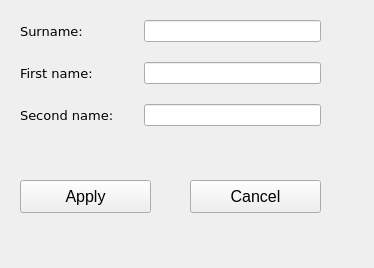
<?xml version="1.0" encoding="UTF-8"?>
<ui version="4.0">
 <class>WidgetPatient</class>
 <widget class="QWidget" name="WidgetPatient">
  <property name="geometry">
   <rect>
    <x>0</x>
    <y>0</y>
    <width>374</width>
    <height>268</height>
   </rect>
  </property>
  <property name="windowTitle">
   <string>Form</string>
  </property>
  <widget class="QWidget" name="layoutWidget">
   <property name="geometry">
    <rect>
     <x>20</x>
     <y>20</y>
     <width>301</width>
     <height>131</height>
    </rect>
   </property>
   <layout class="QFormLayout" name="formLayout">
    <property name="horizontalSpacing">
     <number>30</number>
    </property>
    <property name="verticalSpacing">
     <number>20</number>
    </property>
    <item row="0" column="0">
     <widget class="QLabel" name="label">
      <property name="font">
       <font>
        <family>Verdana</family>
        <pointsize>10</pointsize>
        <weight>50</weight>
        <bold>false</bold>
       </font>
      </property>
      <property name="text">
       <string>Surname:</string>
      </property>
     </widget>
    </item>
    <item row="0" column="1">
     <widget class="QLineEdit" name="lineEditSurname"/>
    </item>
    <item row="1" column="0">
     <widget class="QLabel" name="label_2">
      <property name="font">
       <font>
        <family>Verdana</family>
        <pointsize>10</pointsize>
        <weight>50</weight>
        <bold>false</bold>
       </font>
      </property>
      <property name="text">
       <string>First name:</string>
      </property>
     </widget>
    </item>
    <item row="1" column="1">
     <widget class="QLineEdit" name="lineEditFirstName"/>
    </item>
    <item row="2" column="0">
     <widget class="QLabel" name="label_3">
      <property name="font">
       <font>
        <family>Verdana</family>
        <pointsize>10</pointsize>
        <weight>50</weight>
        <bold>false</bold>
       </font>
      </property>
      <property name="text">
       <string>Second name:</string>
      </property>
     </widget>
    </item>
    <item row="2" column="1">
     <widget class="QLineEdit" name="lineEditSecondName"/>
    </item>
   </layout>
  </widget>
  <widget class="QPushButton" name="pushButtonCancel">
   <property name="geometry">
    <rect>
     <x>190</x>
     <y>180</y>
     <width>131</width>
     <height>33</height>
    </rect>
   </property>
   <property name="font">
    <font>
     <pointsize>12</pointsize>
     <weight>50</weight>
     <bold>false</bold>
    </font>
   </property>
   <property name="text">
    <string>Cancel</string>
   </property>
  </widget>
  <widget class="QPushButton" name="pushButtonApply">
   <property name="geometry">
    <rect>
     <x>20</x>
     <y>180</y>
     <width>131</width>
     <height>33</height>
    </rect>
   </property>
   <property name="font">
    <font>
     <pointsize>12</pointsize>
     <weight>50</weight>
     <bold>false</bold>
    </font>
   </property>
   <property name="text">
    <string>Apply</string>
   </property>
  </widget>
 </widget>
 <resources/>
 <connections/>
</ui>
